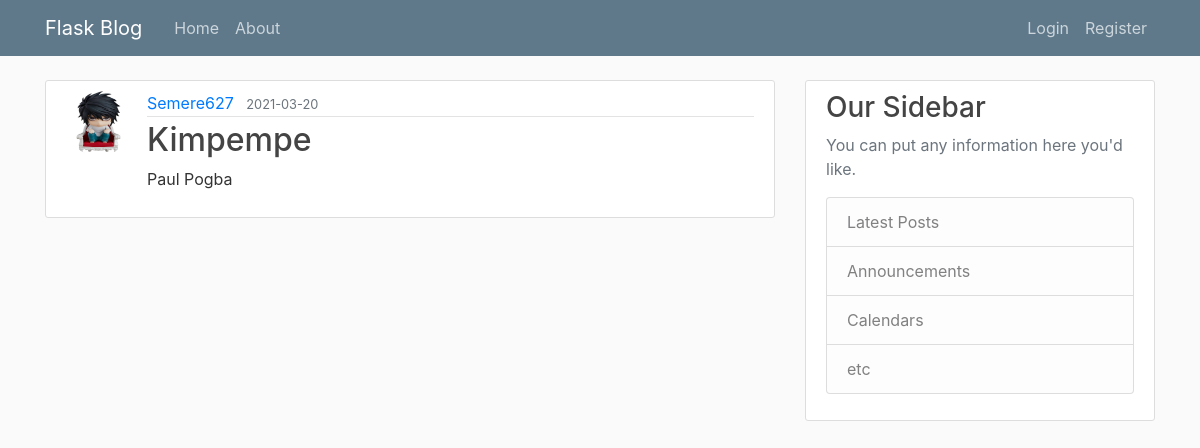
/post/1, run on an earlier commit of the app's database.
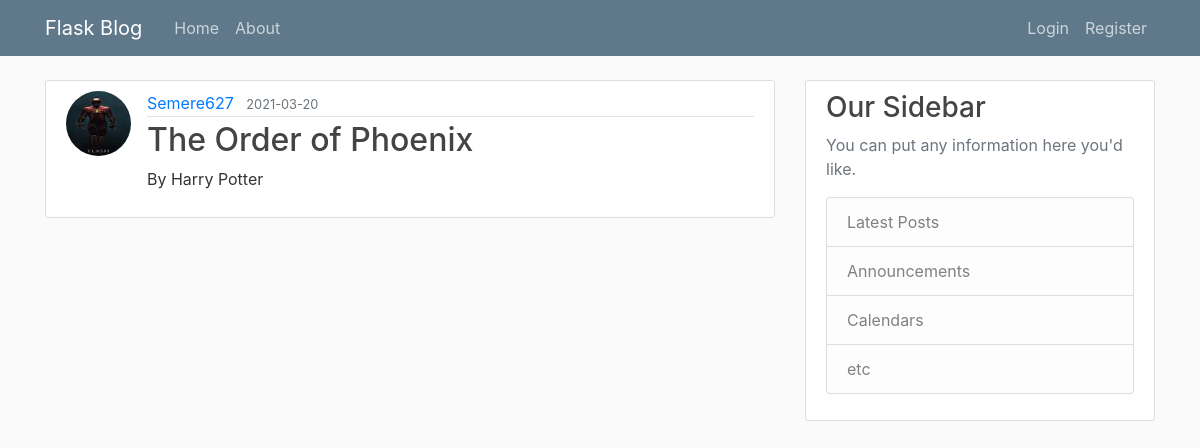
And on a later commit of the database.
### flaskblog/models.py (models this page shows, shortened)
class User(db.Model, UserMixin):
    id = db.Column(db.Integer, primary_key=True)
    username = db.Column(db.String(20), unique=True, nullable=False)
    email = db.Column(db.String(120), unique=True, nullable=False)
    image_file = db.Column(db.String(20), nullable=False,
                           default="default.jpg")
    password = db.Column(db.String(60), nullable=False)
    posts = db.relationship('Post', backref='author', lazy=True)

class Post(db.Model):
    id = db.Column(db.Integer, primary_key=True)
    title = db.Column(db.String(100), nullable=False)
    date_posted = db.Column(db.DateTime, nullable=False,
                            default=datetime.utcnow)
    content = db.Column(db.Text, nullable=False)
    user_id = db.Column(db.Integer, db.ForeignKey('user.id'), nullable=False)

### flaskblog/routes.py (the view)
@app.route('/post/<int:post_id>')
def post(post_id):
    post = Post.query.get_or_404(post_id)
    return render_template('post.html', title=post.title, post=post)

### flaskblog/templates/post.html (shortened to what this page needs)
{%extends "layout.html"%}
{%block content%}
<article class="media content-section">
    <img class="rounded-circle article-img"
        src="{{url_for('static', filename='profile_pics/'+post.author.image_file)}}">
    <div class="media-body">
        <div class="article-metadata">
            <a class="mr-2" href="#">{{ post.author.username }}</a>
            <small class="text-muted">{{ post.date_posted.strftime('%Y-%m-%d')}}</small>
        </div>
        <h2 class="article-title">{{ post.title }}</h2>
        <p class="article-content">{{ post.content }}</p>
    </div>
</article>
{%endblock content%}

What changed in the data, as far as the page shows it:
changed User "Semere627": image_file: picture added in place of a placeholder
changed Post: title "Kimpempe" → "The Order of Phoenix"; content "Paul Pogba" → "By Harry Potter"
